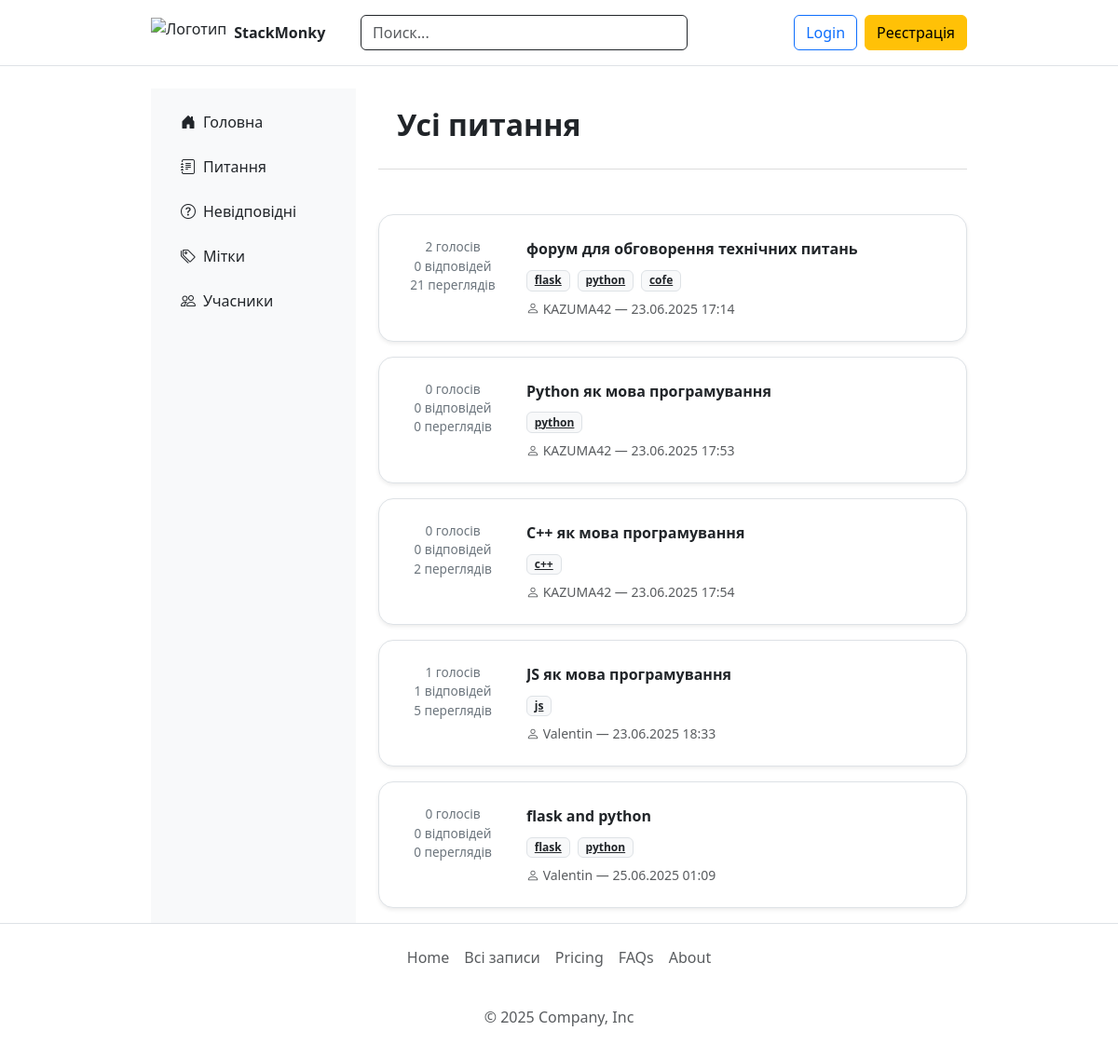
Page /main.posts on the committed database.
### main/models.py (models this page shows, shortened)
class Post(db.Model):
    id = db.Column(db.Integer, primary_key=True)
    title = db.Column(db.String(100), nullable=False)
    text = db.Column(db.Text, nullable=False)
    likes = db.Column(db.Integer, default=0)
    dislikes = db.Column(db.Integer, default=0)
    votes = db.Column(db.Integer, default=0)
    created_at = db.Column(db.DateTime, default=datetime.utcnow)
    tags = db.relationship('Tag', secondary='post_tags', back_populates='posts')
    views = db.Column(db.Integer, default=0)
    image_filename = db.Column(db.String(255))
    author_id = db.Column(db.Integer, db.ForeignKey('user.id'))
    author = db.relationship('User', backref='posts')
    comments = db.relationship('Comment', back_populates='post', lazy=True, overlaps="comments,post")

class Tag(db.Model):
    id = db.Column(db.Integer, primary_key=True)
    name = db.Column(db.String(64), unique=True, nullable=False)
    description = db.Column(db.Text, nullable=True)
    posts = db.relationship('Post', secondary=post_tags, back_populates='tags')

class User(db.Model, UserMixin):
    id = db.Column(db.Integer, primary_key=True)
    about = db.Column(db.Text, default='', nullable=False)
    username = db.Column(db.String(64), unique=True, nullable=False)
    email = db.Column(db.String(120), unique=True, nullable=False)
    password_hash = db.Column(db.String(128), nullable=False)
    is_admin = db.Column(db.Boolean, default=False)
    avatar_url = db.Column(db.String(255), default='default_avatar.png')
    preferred_lang = db.Column(db.String(10), default='uk', nullable=False)
    description = db.Column(db.Text, default='', nullable=False)
    last_seen = db.Column(db.DateTime, default=datetime.utcnow)
    is_online = db.Column(db.Boolean, default=False)
    reputation = db.Column(db.Integer, default=0)
    discord = db.Column(db.String(100), nullable=True)
    location = db.Column(db.String(100), nullable=True)
    membership_duration = db.Column(db.String(100), nullable=True)  # Например, "7 лет 9 месяцев"
    about_section = db.Column(db.Text, default='', nullable=True)   # Блок "о себе"
    welcome_section = db.Column(db.Text, default='', nullable=True) # Приветственный текст
    comment_votes = db.relationship('CommentVote', back_populates='user', cascade='all, delete-orphan')

### main/routes/main_routes.py (the view)
@main_bp.route('/main.posts')
def posts():
    posts = Post.query.all()
    for post in posts:
        post.likes_count = PostVote.query.filter_by(post_id=post.id, value=1).count()
        post.dislikes_count = PostVote.query.filter_by(post_id=post.id, value=-1).count()
        post.comments_count = Comment.query.filter_by(post_id=post.id).count()
    return render_template('posts.html', posts=posts)

### main/__init__.py (called while the page is built)
def get_locale():
    if current_user.is_authenticated and current_user.preferred_lang:
        return current_user.preferred_lang
    if 'lang' in session:
        return session['lang']
    return request.accept_languages.best_match(['uk', 'en'])

### main/routes/main_routes.py (called while the page is built)
@main_bp.before_request
def update_last_seen():
    if current_user.is_authenticated:
        now = datetime.utcnow()
        last_seen = current_user.last_seen or datetime(2000, 1, 1)
        if now - last_seen > timedelta(minutes=1):
            current_user.last_seen = now
            current_user.is_online = True
            try:
                db.session.commit()
            except Exception:
                db.session.rollback()

### main/templates/posts.html (shortened to what this page needs)
{% extends 'base.html' %}
{% block content %}
<div class="main-panel mb-5">
  <div class="panel-header d-flex justify-content-between align-items-center">
    <h2 class="fw-bold">Усі питання</h2>
  </div>
</div>
{% for post in posts %}
  <div class="card mb-3 shadow-sm border rounded-4 p-4">
    <div class="d-flex">
      <div class="text-center me-4" style="width: 110px; font-size: 0.85rem; color: #6c757d; flex-shrink: 0;">
        <div>{{ (post.likes_count - post.dislikes_count) or 0 }} голосів</div>
        <div>{{ post.comments_count or 0 }} відповідей</div>
        <div>{{ post.views or 0 }} переглядів</div>
      </div>
      <div class="flex-grow-1 d-flex flex-column">
        <div class="d-flex align-items-center mb-2">
          <a href="{{ url_for('main.post_detail', post_id=post.id) }}"
             class="text-decoration-none text-dark fw-semibold flex-grow-1"
             style="white-space: nowrap; overflow: hidden; text-overflow: ellipsis; max-width: 100%;">
            {{ post.title }}
          </a>
        </div>
        {% if post.tags %}
        <div class="mb-2">
          {% for tag in post.tags %}
            <a href="{{ url_for('main.tag_detail', tag_id=tag.id) }}" class="badge bg-light text-dark border me-1">
              {{ tag.name }}
            </a>
          {% endfor %}
        </div>
        {% endif %}
        <div class="text-muted small">
          <i class="bi bi-person"></i>
          {{ post.author.username }} — {{ post.created_at.replace(tzinfo=pytz.utc).astimezone(pytz.timezone('Europe/Kyiv')).strftime('%d.%m.%Y %H:%M') }}
        </div>
      </div>
    </div>
  </div>
{% else %}
  <div class="alert alert-info">Поки що немає постів.</div>
{% endfor %}
</div>
{% endblock %}

### main/static/css/main.css (style rules this page uses)
.main-panel { padding: 20px; border-bottom: 1px solid #ddd; }
.panel-header { display: flex; justify-content: space-between; align-items: center; }

### rows in the picture
Post: likes_count "2", comments_count "0", views "21", title "форум для обговорення технічних питань", author.username "KAZUMA42", created_at.replace "23.06.2025 17:14"
Tag: name "flask"
Tag: name "python"
Tag: name "cofe"
Post: likes_count "0", comments_count "0", views "0", title "Python як мова програмування", author.username "KAZUMA42", created_at.replace "23.06.2025 17:53"
Post: likes_count "0", comments_count "0", views "2", title "C++ як мова програмування", author.username "KAZUMA42", created_at.replace "23.06.2025 17:54"
Tag: name "с++"
Post: likes_count "1", comments_count "1", views "5", title "JS як мова програмування", author.username "Valentin", created_at.replace "23.06.2025 18:33"
Tag: name "js"
Post: likes_count "0", comments_count "0", views "0", title "flask and python", author.username "Valentin", created_at.replace "25.06.2025 01:09"
